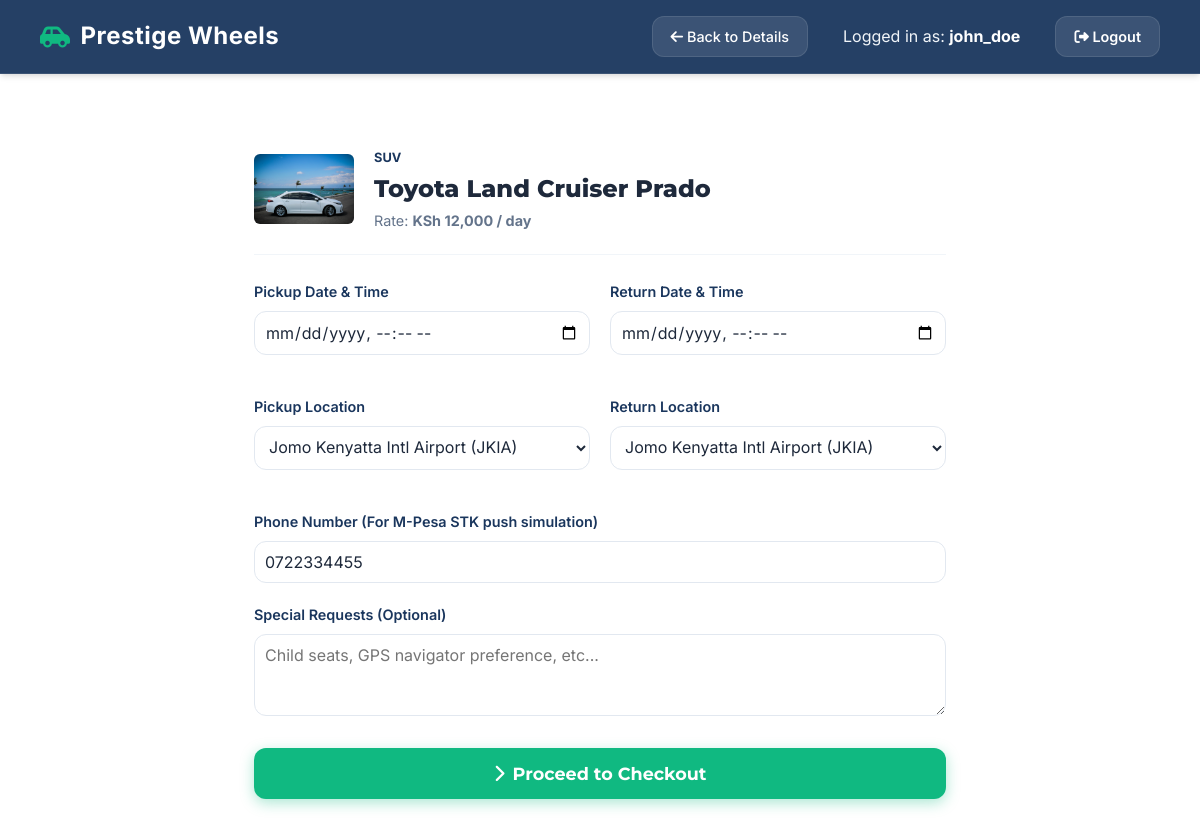
The app's page /frontend/book_car.php?car_id=1 (signed in) with its own data.
### tables this page shows
CREATE TABLE IF NOT EXISTS `cars` (
  `id` int(11) NOT NULL AUTO_INCREMENT,
  `registration_number` varchar(50) DEFAULT NULL UNIQUE,
  `brand` varchar(100) NOT NULL,
  `model` varchar(100) NOT NULL,
  `year` int(11) DEFAULT NULL,
  `fuel_type` varchar(50) DEFAULT NULL,
  `transmission` enum('manual','automatic') NOT NULL DEFAULT 'automatic',
  `capacity` int(11) NOT NULL DEFAULT 5,
  `charge_per_day` decimal(10,2) NOT NULL,
  `photo` varchar(255) NOT NULL,
  `status` varchar(20) NOT NULL DEFAULT 'available',  
  `quantity` int(11) NOT NULL DEFAULT 1,
  `category` varchar(50) DEFAULT 'SUV',
  `description` text DEFAULT NULL,
  `latitude` decimal(10,8) DEFAULT -1.28330000,
  `longitude` decimal(11,8) DEFAULT 36.82190000,
  `last_tracked` timestamp NOT NULL DEFAULT CURRENT_TIMESTAMP ON UPDATE CURRENT_TIMESTAMP,
  `created_at` timestamp NOT NULL DEFAULT CURRENT_TIMESTAMP,
  PRIMARY KEY (`id`)
);

CREATE TABLE IF NOT EXISTS `users` (
  `id` int(11) NOT NULL AUTO_INCREMENT,
  `username` varchar(50) NOT NULL UNIQUE,
  `password` varchar(255) NOT NULL,
  `fullname` varchar(100) NOT NULL,
  `email` varchar(100) NOT NULL UNIQUE,
  `phone` varchar(20) DEFAULT NULL,
  `id_number` varchar(50) NOT NULL,
  `driving_license` varchar(50) DEFAULT NULL,
  `profile_picture` varchar(255) DEFAULT NULL,
  `verification_status` enum('unverified','pending','verified','rejected') NOT NULL DEFAULT 'unverified',
  `is_suspended` tinyint(1) NOT NULL DEFAULT 0,
  `role` enum('super_admin','manager','staff','customer') NOT NULL DEFAULT 'customer',
  `is_admin` tinyint(1) NOT NULL DEFAULT 0,  
  `created_at` timestamp NOT NULL DEFAULT CURRENT_TIMESTAMP,
  PRIMARY KEY (`id`)
);

### frontend/book_car.php (the view, shortened to what this page needs)
<?php
require_once '../backend/db.php';
require_once '../backend/security.php';
$user_id = $_SESSION['user_id'];
$car_id = intval($_GET['car_id'] ?? 0);
try {
    $usr_stmt = $pdo->prepare("SELECT verification_status, phone FROM users WHERE id = ?");
    $usr_stmt->execute([$user_id]);
    $user = $usr_stmt->fetch();
    $car_stmt = $pdo->prepare("SELECT * FROM cars WHERE id = ? AND status = 'available'");
    $car_stmt->execute([$car_id]);
    $car = $car_stmt->fetch();
} catch (\PDOException $e) {
    die("System error preparing booking.");
}
?>
<!DOCTYPE html>
<html lang="en">
<head>
    <link rel="stylesheet" href="https://cdnjs.cloudflare.com/ajax/libs/font-awesome/6.4.0/css/all.min.css" />
    <link rel="stylesheet" href="css/style.css">
</head>
<body style="background: var(--bg-light);">
    <nav class="navbar">
        <a href="index.php" class="brand">
            <i class="fas fa-car-side"></i> Prestige Wheels
        </a>
        <div class="navbar-user">
            <a href="car_details.php?id=<?= $car['id'] ?>" style="margin-right: 15px; color: white; text-decoration: none; font-weight: 500;">
                <i class="fas fa-arrow-left"></i> Back to Details
            </a>
            <span>Logged in as: <strong><?= htmlspecialchars($_SESSION['username']) ?></strong></span>
            <a href="logout.php" style="margin-left: 15px;"><i class="fas fa-sign-out-alt"></i> Logout</a>
        </div>
    </nav>
    <div class="main-container" style="padding-top: 40px; padding-bottom: 60px; max-width: 800px;">
        <div class="card" style="padding: 30px;">
            <div style="display: flex; gap: 20px; align-items: center; border-bottom: 1px solid #f1f5f9; padding-bottom: 20px; margin-bottom: 25px;">
                <img src="<?= htmlspecialchars($car['photo']) ?>" alt="Car" style="width: 100px; height: 70px; object-fit: cover; border-radius: var(--radius-sm);">
                <div>
                    <span style="font-size: 0.8rem; text-transform: uppercase; color: var(--primary-color); font-weight: 700;"><?= htmlspecialchars($car['category']) ?></span>
                    <h2 style="color: var(--text-dark); font-weight: 800;"><?= htmlspecialchars($car['brand'] . ' ' . $car['model']) ?></h2>
                    <span style="font-size: 0.9rem; color: var(--text-muted);">Rate: <strong>KSh <?= number_format($car['charge_per_day']) ?> / day</strong></span>
                </div>
            </div>
            <form action="../backend/hire_car.php" method="POST" id="bookingForm">
                <div style="display: grid; grid-template-columns: 1fr 1fr; gap: 20px; margin-bottom: 20px;">
                    <div class="form-group">
                        <label for="pickup_datetime">Pickup Date & Time</label>
                        <input type="datetime-local" name="pickup_datetime" id="pickup_datetime" class="form-control" required style="padding: 10px;" min="<?= date('Y-m-d\TH:i') ?>">
                    </div>
                    <div class="form-group">
                        <label for="return_datetime">Return Date & Time</label>
                        <input type="datetime-local" name="return_datetime" id="return_datetime" class="form-control" required style="padding: 10px;" min="<?= date('Y-m-d\TH:i') ?>">
                    </div>
                    <div class="form-group">
                        <label for="pickup_location">Pickup Location</label>
                        <select name="pickup_location" id="pickup_location" class="form-control" style="padding: 10px;" required>
                            <option value="Jomo Kenyatta International Airport (JKIA)">Jomo Kenyatta Intl Airport (JKIA)</option>
                        </select>
                    </div>
                    <div class="form-group">
                        <label for="return_location">Return Location</label>
                        <select name="return_location" id="return_location" class="form-control" style="padding: 10px;" required>
                            <option value="Jomo Kenyatta International Airport (JKIA)">Jomo Kenyatta Intl Airport (JKIA)</option>
                        </select>
                    </div>
                </div>
                <div class="form-group" style="margin-bottom: 20px;">
                    <label for="phone">Phone Number (For M-Pesa STK push simulation)</label>
                    <input type="tel" name="phone" id="phone" class="form-control" value="<?= htmlspecialchars($user['phone'] ?? '') ?>" placeholder="0712345678" pattern="^(07|01)[0-9]{8}$" required style="padding: 10px;">
                </div>
                <div class="form-group" style="margin-bottom: 25px;">
                    <label for="special_requests">Special Requests (Optional)</label>
                    <textarea name="special_requests" id="special_requests" class="form-control" placeholder="Child seats, GPS navigator preference, etc..." rows="3" style="padding: 10px;"></textarea>
                </div>
                <button type="submit" class="btn btn-primary" style="width: 100%; padding: 15px; justify-content: center; font-size: 1.1rem;">
                    <i class="fas fa-chevron-right"></i> Proceed to Checkout
                </button>
            </form>
        </div>
    </div>
</body>
</html>

### frontend/css/style.css (style rules this page uses)
:root { --primary-color: #1a365d; --primary-light: #2b6cb0; --primary-dark: #0f172a; --accent-color: #10b981; --accent-hover: #059669; --danger-color: #ef4444; --warning-color: #f59e0b; --text-main: #1e293b; --text-muted: #64748b; --bg-main: #f8fafc; --bg-card: rgba(255, 255, 255, 0.85); --border-color: #e2e8f0; --font-heading: 'Montserrat', sans-serif; --font-body: 'Inter', sans-serif; --shadow-sm: 0 1px 3px rgba(0,0,0,0.1); --shadow-md: 0 4px 6px -1px rgba(0,0,0,0.1), 0 2px 4px -1px rgba(0,0,0,0.06); --shadow-lg: 0 10px 15px -3px rgba(0,0,0,0.1), 0 4px 6px -2px rgba(0,0,0,0.05); --shadow-xl: 0 20px 25px -5px rgba(0,0,0,0.1), 0 10px 10px -5px rgba(0,0,0,0.04); --transition: all 0.3s cubic-bezier(0.4, 0, 0.2, 1); --radius-sm: 6px; --radius-md: 12px; --radius-lg: 20px; }
* { box-sizing: border-box; margin: 0; padding: 0; }
body { font-family: var(--font-body); background: radial-gradient(circle at 10% 20%, rgba(243, 246, 253, 1) 0%, rgba(248, 250, 252, 1) 90%); color: var(--text-main); line-height: 1.6; overflow-x: hidden; }
h1, h2, h3, h4, h5, h6 { font-family: var(--font-heading); font-weight: 700; color: var(--primary-color); }
.navbar { position: sticky; top: 0; z-index: 100; display: flex; justify-content: space-between; align-items: center; padding: 16px 40px; background: rgba(26, 54, 93, 0.95); backdrop-filter: blur(8px); border-bottom: 1px solid rgba(255, 255, 255, 0.1); box-shadow: var(--shadow-md); }
.navbar .brand { font-size: 1.5rem; font-weight: 700; color: #fff; text-decoration: none; display: flex; align-items: center; gap: 10px; letter-spacing: 0.5px; }
.navbar .brand i { color: var(--accent-color); }
.navbar-user { display: flex; align-items: center; gap: 20px; color: #f1f5f9; }
.navbar-user strong { color: #fff; }
.navbar-user a { color: #fff; text-decoration: none; padding: 8px 18px; border-radius: var(--radius-md); background: rgba(255, 255, 255, 0.1); font-weight: 600; font-size: 0.9rem; transition: var(--transition); border: 1px solid rgba(255, 255, 255, 0.1); }
.btn { display: inline-flex; align-items: center; justify-content: center; gap: 8px; font-family: var(--font-heading); font-weight: 700; font-size: 1rem; padding: 14px 30px; border-radius: var(--radius-md); text-decoration: none; cursor: pointer; transition: var(--transition); border: none; outline: none; }
.btn-primary { background: var(--accent-color); color: #fff; box-shadow: 0 4px 14px rgba(16, 185, 129, 0.35); }
.form-group { margin-bottom: 20px; }
.form-group label { display: block; font-weight: 600; margin-bottom: 8px; font-size: 0.9rem; color: var(--primary-color); }
.form-control { width: 100%; padding: 12px 16px; border: 1.5px solid var(--border-color); border-radius: var(--radius-md); font-family: var(--font-body); font-size: 1rem; color: var(--text-main); background: #fff; transition: var(--transition); }
.main-container { max-width: 1280px; margin: 0 auto; padding: 40px 24px; }

### records on screen
cars: photo (picture), category "SUV", brand+model "Toyota Land Cruiser Prado", charge_per_day "12,000"
users: phone "0722334455"

### other values on screen
$_SESSION['username'] "john_doe"
